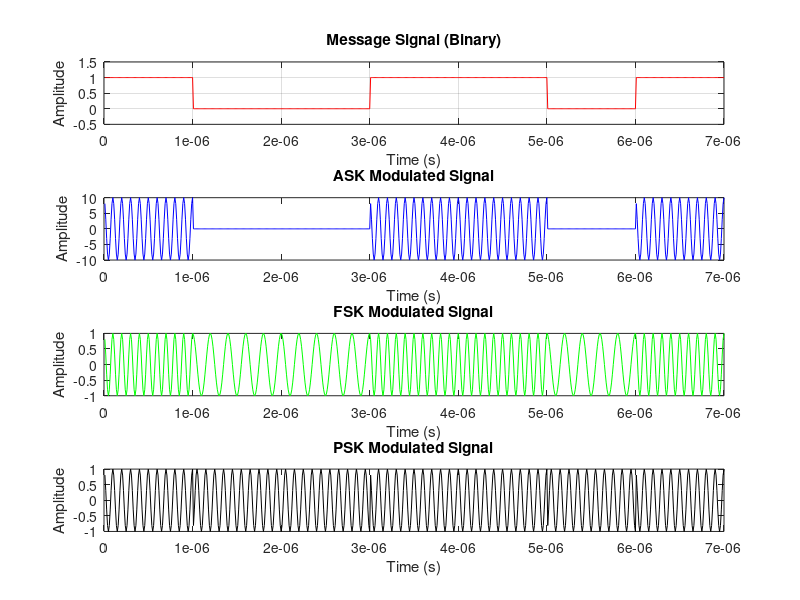

Write the MATLAB code that produced this figure.
clc;
close all;
clear all;

x = [1 0 0 1 1 0 1];
bp = 0.000001;

A1 = 10;
A2 = 0;

f1 = 10 / bp;
f0 = 5 / bp;

phi1 = 0;
phi0 = pi;

t_bit = bp / 100;

bit = [];
for n = 1:length(x)
    if x(n) == 1
        se = ones(1, 100);
    else
        se = zeros(1, 100);
    end
    bit = [bit se];
end
t1 = t_bit : t_bit : 100 * length(x) * t_bit;

% ASK modulation
f = 10 / bp;
m_ask = [];
for i = 1:length(x)
    if x(i) == 1
        y = A1 * cos(2 * pi * f * t_bit : 2 * pi * f * t_bit : 2 * pi * f * t_bit * 100);
    else
        y = A2 * cos(2 * pi * f * t_bit : 2 * pi * f * t_bit : 2 * pi * f * t_bit * 100);
    end
    m_ask = [m_ask y];
end
t2 = t_bit : t_bit : t_bit * length(x) * 100;

% FSK modulation
m_fsk = [];
for i = 1:length(x)
    if x(i) == 1
        y = cos(2 * pi * f1 * t_bit : 2 * pi * f1 * t_bit : 2 * pi * f1 * t_bit * 100);
    else
        y = cos(2 * pi * f0 * t_bit : 2 * pi * f0 * t_bit : 2 * pi * f0 * t_bit * 100);
    end
    m_fsk = [m_fsk y];
end
t3 = t_bit : t_bit : t_bit * length(x) * 100;

% PSK modulation
m_psk = [];
for i = 1:length(x)
    if x(i) == 1
        y = cos(2*pi*f1*t_bit + phi1:2*pi*f1*t_bit:2*pi*f1*t_bit*100 + phi1);
    else
        y = cos(2*pi*f1*t_bit + phi0:2*pi*f1*t_bit:2*pi*f1*t_bit*100 + phi0);
    end
    m_psk = [m_psk y];
end
t4 = t_bit : t_bit : t_bit * length(x) * 100;

% Plotting
subplot(4,1,1);
plot(t1, bit, 'r');
grid on;
axis([0 bp*length(x) -.5 1.5]);
title('Message Signal (Binary)');
xlabel('Time (s)');
ylabel('Amplitude');

subplot(4,1,2);
plot(t2, m_ask, 'b');
title('ASK Modulated Signal');
xlabel('Time (s)');
ylabel('Amplitude');

subplot(4,1,3);
plot(t3, m_fsk, 'g');
title('FSK Modulated Signal');
xlabel('Time (s)');
ylabel('Amplitude');

subplot(4,1,4);
plot(t4, m_psk, 'k');
title('PSK Modulated Signal');
xlabel('Time (s)');
ylabel('Amplitude');
